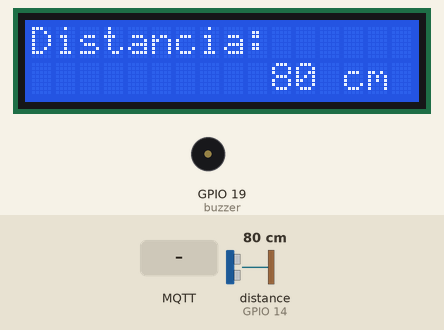
This program was run on a simulated ESP32 board running MicroPython. On the bench: 16×2 character LCD, buzzer (waves = sounding). Wiring (from the project's diagram.json): buzzer on GPIO 19. The test bench sets the inputs (shaded band); at power-on: distance to the obstacle (sensor on GPIO 14) 80 cm. The echo pulse lasts 58.3 µs per cm; WiFi joins after 1.5 s; no MQTT or app messages arrive unless stated; library files of the repository ran but are not shown: hcsr04.py, lcd_i2c.py; what the program prints to the serial console is not drawn.

Above: at 3.9 s.
4.0 s: distance to the obstacle (sensor on GPIO 14) set to 2 cm
At 4.7 s:
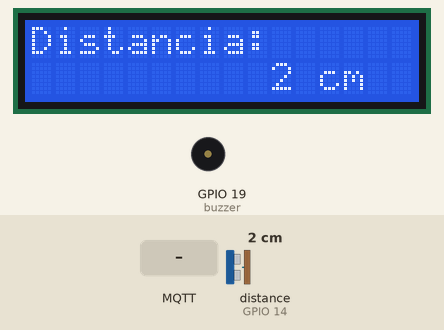
5.7 s: MQTT message "ON" arrives on the first subscribed topic
At 7.4 s:
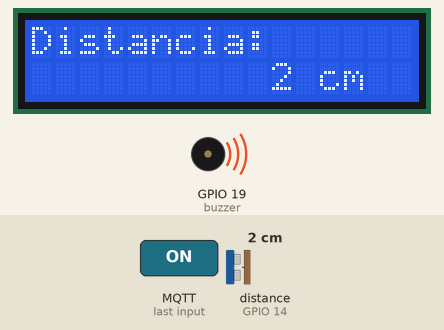
7.7 s: distance to the obstacle (sensor on GPIO 14) set to 4 cm
At 8.1 s:
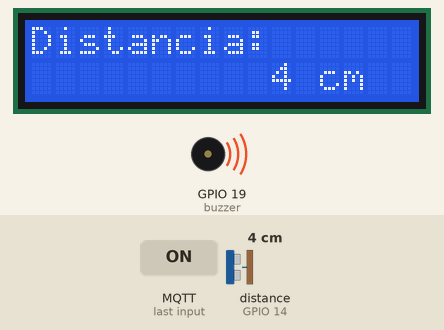
9.3 s: MQTT message "OFF" arrives on the first subscribed topic
At 11.0 s:
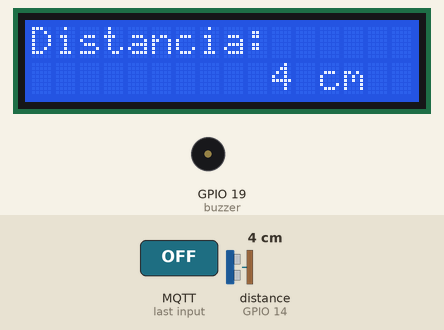
11.3 s: distance to the obstacle (sensor on GPIO 14) set to 9 cm
At 11.6 s:
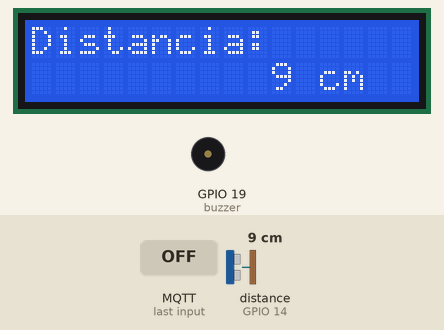
Timing chart, 0 to 14.3 s (numbered marks = the images above; inputs shaded):
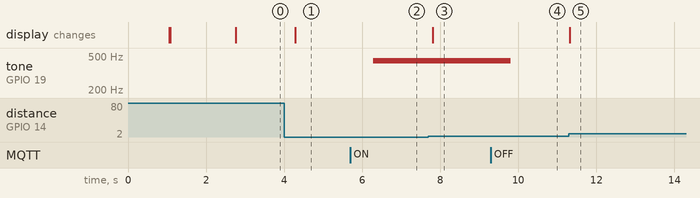

The program:

main.py
```python
#https://io.adafruit.com/MauroDiaz/dashboards/project Diaz,Mauro Alexis
import machine, time, network
from hcsr04 import HCSR04
from umqtt.simple import MQTTClient
from machine import Pin, Timer, I2C, PWM
from lcd_i2c import LCD

ssid = 'Wokwi-GUEST'
wifipassword = ''

# ===========================
# VARIABLES
# ===========================

# Buzzer
buzzer = PWM(Pin(19), freq=440, duty_u16=32768)
buzzer.duty(0)
ALARMA_ON = 0

# Display
I2C_ADDR = 0x27
i2c = I2C(0, scl=Pin(5), sda=Pin(18), freq=800000)
lcd = LCD(addr=I2C_ADDR, cols=20, rows=4, i2c=i2c)

# Ultrasonido
sensor = HCSR04(trigger_pin=12, echo_pin=14)

# Display
lcd.begin()
lcd.print("Distancia:")
lcd.set_cursor(col=0, row=1)
last_distance = None

#Funcion distancia
def publicar_distance(timer):
    global distance
    distance = round(sensor.distance_cm())
    conexionMQTT.publish(topic_2, str(distance))


#MQTT
mqtt_server = "io.adafruit.com"
port = 1883
user = '' #se coloca user de Adafruit
password = '' #se coloca user key de Adafruit
client_id = '' #nombre del feed de Adafruit

#Donde dice user colocar el respectivo nombre
topic_1 = 'User/feeds/alarma'
topic_2 = 'User/feeds/Proximidad'


# ===========================
# FUNCIONES PREDETERMINADAS
# ===========================

# Definir modo Station para conectarse al AP remoto
sta_if = network.WLAN(network.STA_IF)
sta_if.active(True)
sta_if.connect(ssid, wifipassword)

# Conectar a WiFi
print("Conectado WiFi...")
while not sta_if.isconnected():
    print (".", end="")
    time.sleep(0.1)
print("Conectado")
print(sta_if.ifconfig())

#Funcion Callback
def funcion_callback(topic, msg):
    global ALARMA_ON
    msg = msg.decode('utf-8')
    topic = topic.decode('utf-8')

    print("Mensaje de topico " + topic + ":" + msg)

    #Manejar los mensajes recibidos del broker MQTT
    if topic == topic_1:
        if "OFF" in msg:
            ALARMA_ON = 0
        elif "ON" in msg:
            ALARMA_ON = 1

# Conectar al broker MQTT
try:
    conexionMQTT = MQTTClient(client_id, mqtt_server, user=user, password=password, port=int(port))
    conexionMQTT.set_callback(funcion_callback)
    conexionMQTT.connect() # Conectar

    # Nos subscribimos a un topico luego del connect
    conexionMQTT.subscribe(topic_1)
    print("Conectando al broker MQTT")

except OSError as e:
    print("Error al conectar con el Broker MQTT, procede a reiniciar...")
    time.sleep(5)
    machine.reset()


# ===========================
# MAIN
# ===========================

while True:
    try:

        # Publicar la distancia al feed MQTT

        #inicializacion de condicion para luego usarlo
        distance1 = round(sensor.distance_cm())

        #Uso del display y actualizacion de adafruit en caso de algun cambio
        if distance1 != last_distance:
            publicar_distance(None)
            # Ajusta la posición para los números
            lcd.set_cursor(col=10, row=1)
            # Limpiar solo el área de los números y "cm"
            lcd.print(" " * 6)
            lcd.set_cursor(col=10, row=1)
            lcd.print(str(distance) + " cm")
            last_distance = distance1

        #actualizacion del chequeo de mensajes
        conexionMQTT.check_msg()
        time.sleep_ms(500)

        #Condicion de alarma
        if ALARMA_ON and distance <= 50:
            buzzer.duty(50)
        else:
            # Apaga el parlante PWM cuando la alarma no está activada
            buzzer.duty(0)

    except OSError as e:
        print("Error de operacion:", e)
        time.sleep(5)
        machine.reset()
```

const.py
```python
#!/usr/bin/env python3
# -*- coding: UTF-8 -*-

try:
    from micropython import const
except ImportError:
    def const(x):
        return x

# commands
#: Clear display command
LCD_CLEARDISPLAY = const(0x01)
#: Return to home position command
LCD_RETURNHOME = const(0x02)
#: Set entry mode command
LCD_ENTRYMODESET = const(0x04)
#: Control display command
LCD_DISPLAYCONTROL = const(0x08)
#: Shift cursor command
LCD_CURSORSHIFT = const(0x10)
#: Set function command
LCD_FUNCTIONSET = const(0x20)
#: Set CGRAM address command
LCD_SETCGRAMADDR = const(0x40)
#: Set DDRAM address command
LCD_SETDDRAMADDR = const(0x80)

# flags for display entry mode
#: Set display entry mode as right command
LCD_ENTRYRIGHT = const(0x00)
#: Set display entry mode as left command
LCD_ENTRYLEFT = const(0x02)
#: Set display entry mode as shift increment command
LCD_ENTRYSHIFTINCREMENT = const(0x01)
#: Set display entry mode as shift decrement command
LCD_ENTRYSHIFTDECREMENT = const(0x00)

# flags for display on/off control
#: Turn display on command
LCD_DISPLAYON = const(0x04)
#: Turn display off command
LCD_DISPLAYOFF = const(0x00)
#: Turn cursor on command
LCD_CURSORON = const(0x02)
#: Turn cursor off command
LCD_CURSOROFF = const(0x00)
#: Set curor blink command
LCD_BLINKON = const(0x01)
#: Set curor no blink command
LCD_BLINKOFF = const(0x00)

# flags for display/cursor shift
#: Display move command
LCD_DISPLAYMOVE = const(0x08)
#: Move cursor command
LCD_CURSORMOVE = const(0x00)
#: Move display shift right command
LCD_MOVERIGHT = const(0x04)
#: Move display shift left command
LCD_MOVELEFT = const(0x00)

# flags for function set
#: 8 bit mode command
LCD_8BITMODE = const(0x10)
#: 4 bit mode command
LCD_4BITMODE = const(0x00)
#: 2 line command
LCD_2LINE = const(0x08)
#: 1 line command
LCD_1LINE = const(0x00)
#: 5x10 dots display command
LCD_5x10DOTS = const(0x04)
#: 5x8 dots display command
LCD_5x8DOTS = const(0x00)

# flags for backlight control
#: Activate backlight command
LCD_BACKLIGHT = const(0x08)
#: Deactivate backlight command
LCD_NOBACKLIGHT = const(0x00)

# other
#: Enable bit
EN = const(0b00000100)
#: Read/Write bit
RW = const(0b00000010)
#: Register select bit
RS = const(0b00000001)
```

typing.py
```python
#!/usr/bin/env python3
# -*- coding: UTF-8 -*-

"""
Fake classes of typing module.

https://github.com/micropython/micropython-lib/issues/190

https://github.com/micropython/micropython-lib/blob/3d779b8ceab5b65b9f70accbcbb15ab3509eceb7/typing/typing.py
"""


class _Subscriptable():
    def __getitem__(self, item):
        return None


_subscriptable = _Subscriptable()


class Any:
    pass


class NoReturn:
    pass


class ClassVar:
    pass


Union = _subscriptable


Optional = _subscriptable


class Generic:
    pass


class NamedTuple:
    pass


class Hashable:
    pass


class Awaitable:
    pass


class Coroutine:
    pass


class AsyncIterable:
    pass


class AsyncIterator:
    pass


class Iterable:
    pass


class Iterator:
    pass


class Reversible:
    pass


class Sized:
    pass


class Container:
    pass


class Collection:
    pass


# class Callable:
#     pass
Callable = _subscriptable


class AbstractSet:
    pass


class MutableSet:
    pass


class Mapping:
    pass


class MutableMapping:
    pass


class Sequence:
    pass


class MutableSequence:
    pass


class ByteString:
    pass


Tuple = _subscriptable


List = _subscriptable


class Deque:
    pass


class Set:
    pass


class dict_keys:
    pass


class FrozenSet:
    pass


class MappingView:
    pass


class KeysView:
    pass


class ItemsView:
    pass


class ValuesView:
    pass


class ContextManager:
    pass


class AsyncContextManager:
    pass


Dict = _subscriptable


class DefaultDict:
    pass


class Counter:
    pass


class ChainMap:
    pass


class Generator:
    pass


class AsyncGenerator:
    pass


class Type:
    pass


def cast(typ, val):
    return val


def _overload_dummy(*args, **kwds):
    """Helper for @overload to raise when called."""
    raise NotImplementedError(
        "You should not call an overloaded function. "
        "A series of @overload-decorated functions "
        "outside a stub module should always be followed "
        "by an implementation that is not @overload-ed."
    )


def overload():
    return _overload_dummy
```

Measured:
- after the input at 4.0 s, the display: changes after 0.28 s (image 1)
- after the input at 5.7 s, tone on GPIO 19 (buzzer): silent → 440 Hz after 0.59 s
- after the input at 7.7 s, the display: changes after 0.10 s (image 3)
- after the input at 9.3 s, tone on GPIO 19 (buzzer): 440 Hz → silent after 0.51 s
- after the input at 11.3 s, the display: changes at once (image 5)
